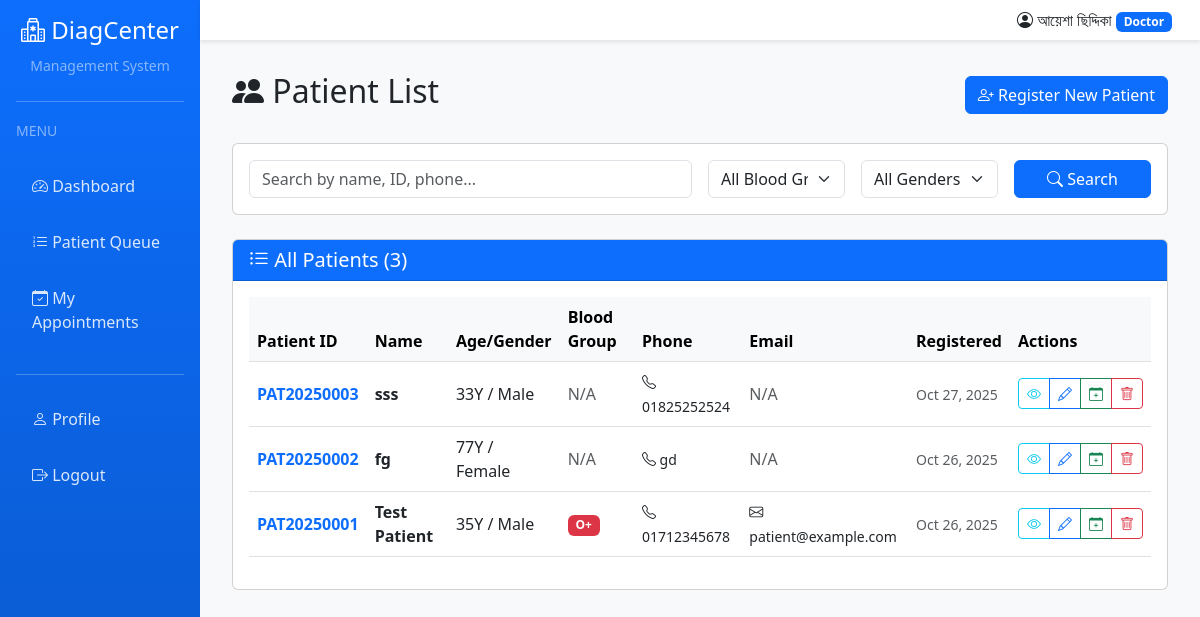
Before: /patients/ (signed in) with the older database file.
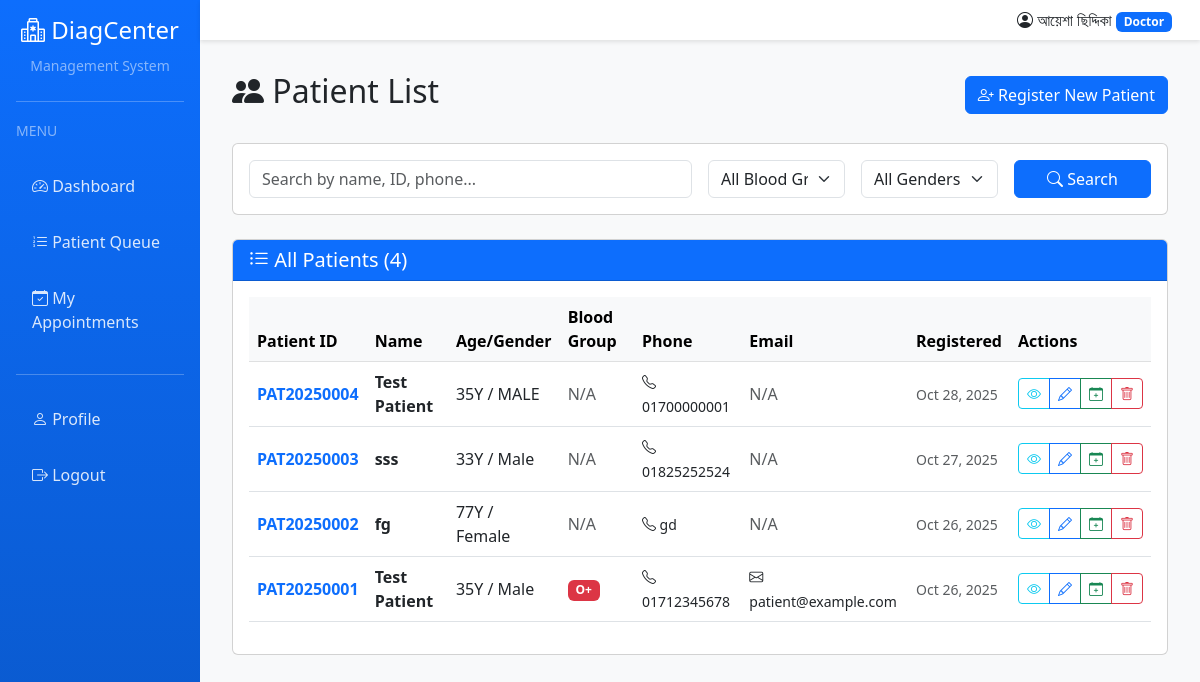
After: the same page with the newer database file.
### patients/models.py (models this page shows, shortened)
class Patient(models.Model):
    GENDER_CHOICES = [
        ('M', 'Male'),
        ('F', 'Female'),
        ('O', 'Other'),
    ]
    BLOOD_GROUP_CHOICES = [
        ('A+', 'A+'), ('A-', 'A-'),
        ('B+', 'B+'), ('B-', 'B-'),
        ('AB+', 'AB+'), ('AB-', 'AB-'),
        ('O+', 'O+'), ('O-', 'O-'),
    ]
    patient_id = models.CharField(max_length=20, unique=True, editable=False)
    first_name = models.CharField(max_length=100)
    last_name = models.CharField(max_length=100)
    date_of_birth = models.DateField()
    gender = models.CharField(max_length=1, choices=GENDER_CHOICES)
    blood_group = models.CharField(max_length=3, choices=BLOOD_GROUP_CHOICES, blank=True)
    phone = models.CharField(max_length=20)
    email = models.EmailField(blank=True)
    address = models.TextField()
    city = models.CharField(max_length=100)
    emergency_contact_name = models.CharField(max_length=100)
    emergency_contact_phone = models.CharField(max_length=20)
    emergency_contact_relation = models.CharField(max_length=50)
    allergies = models.TextField(blank=True, help_text="List of known allergies")
    chronic_conditions = models.TextField(blank=True, help_text="List of chronic conditions")
    registered_by = models.ForeignKey(
        settings.AUTH_USER_MODEL,
        on_delete=models.SET_NULL,
        null=True,
        related_name='registered_patients'
    )
    registered_at = models.DateTimeField(auto_now_add=True)
    updated_at = models.DateTimeField(auto_now=True)
    is_active = models.BooleanField(default=True)
    class Meta:
        ordering = ['-registered_at']
        indexes = [
            models.Index(fields=['patient_id']),
            models.Index(fields=['phone']),
            models.Index(fields=['registered_at']),
        ]
    def get_full_name(self):
        return f"{self.first_name} {self.last_name}"
    @property
    def age(self):
        from django.utils import timezone
        today = timezone.now().date()
        age = today.year - self.date_of_birth.year
        if today.month < self.date_of_birth.month or \
           (today.month == self.date_of_birth.month and today.day < self.date_of_birth.day):
            age -= 1
        return age

### patients/views.py (the view, shortened to what this page needs)
# urls.py: path('', views.patient_list, name='patient_list'),
@login_required
def patient_list(request):
    form = PatientSearchForm(request.GET or None)
    patients = Patient.objects.all().order_by('-registered_at')
    context = {
        'patients': patients,
        'form': form,
    }
    return render(request, 'patients/patient_list.html', context)

### patients/forms.py
class PatientSearchForm(forms.Form):
    search_query = forms.CharField(
        required=False,
        widget=forms.TextInput(attrs={
            'class': 'form-control',
            'placeholder': 'Search by name, ID, phone...'
        })
    )
    blood_group = forms.ChoiceField(
        required=False,
        choices=[('', 'All Blood Groups')] + Patient.BLOOD_GROUP_CHOICES,
        widget=forms.Select(attrs={'class': 'form-select'})
    )
    gender = forms.ChoiceField(
        required=False,
        choices=[('', 'All Genders')] + Patient.GENDER_CHOICES,
        widget=forms.Select(attrs={'class': 'form-select'})
    )

### accounts/models.py (called while the page is built)
    @property
    def is_admin(self):
        return self.role == 'ADMIN' or self.is_superuser

    @property
    def is_doctor(self):
        return self.role == 'DOCTOR'

    @property
    def is_receptionist(self):
        return self.role == 'RECEPTIONIST'

### templates/patients/patient_list.html (shortened to what the changed rows need)
{% extends 'base.html' %}
{% block content %}
<div class="d-flex justify-content-between align-items-center mb-4">
    <h2><i class="bi bi-people-fill"></i> Patient List</h2>
</div>
<div class="card">
    <div class="card-header bg-primary text-white">
        <h5 class="mb-0">
            <i class="bi bi-list-ul"></i> All Patients ({{ patients.count }})
        </h5>
    </div>
    <div class="card-body">
        {% if patients %}
        <div class="table-responsive">
            <table class="table table-hover align-middle">
                <thead class="table-light">
                    <tr>
                        <th>Patient ID</th>
                        <th>Name</th>
                        <th>Age/Gender</th>
                        <th>Blood Group</th>
                        <th>Phone</th>
                        <th>Email</th>
                        <th>Registered</th>
                        <th>Actions</th>
                    </tr>
                </thead>
                <tbody>
                    {% for patient in patients %}
                    <tr>
                        <td><strong class="text-primary">{{ patient.patient_id }}</strong></td>
                        <td>
                            <strong>{{ patient.get_full_name }}</strong>
                        </td>
                        <td>{{ patient.age }}Y / {{ patient.get_gender_display }}</td>
                        <td>
                            {% if patient.blood_group %}
                            <span class="badge bg-danger">{{ patient.blood_group }}</span>
                            {% else %}
                            <span class="text-muted">N/A</span>
                            {% endif %}
                        </td>
                        <td>
                            <small><i class="bi bi-telephone"></i> {{ patient.phone }}</small>
                        </td>
                        <td>
                            {% if patient.email %}
                            <small><i class="bi bi-envelope"></i> {{ patient.email }}</small>
                            {% else %}
                            <span class="text-muted">N/A</span>
                            {% endif %}
                        </td>
                        <td>
                            <small class="text-muted">
                                {{ patient.registered_at|date:"M d, Y" }}
                            </small>
                        </td>
                        <td>
                            <div class="btn-group btn-group-sm">
                                <a href="{% url 'patients:patient_detail' patient.pk %}" class="btn btn-outline-info" title="View Details">
                                    <i class="bi bi-eye"></i>
                                </a>
                                <a href="{% url 'patients:patient_edit' patient.pk %}" class="btn btn-outline-primary" title="Edit">
                                    <i class="bi bi-pencil"></i>
                                </a>
                                <a href="{% url 'appointments:appointment_create' %}?patient={{ patient.pk }}" class="btn btn-outline-success" title="Book Appointment">
                                    <i class="bi bi-calendar-plus"></i>
                                </a>
                                <a href="{% url 'patients:patient_delete' patient.pk %}" class="btn btn-outline-danger" title="Delete">
                                    <i class="bi bi-trash"></i>
                                </a>
                            </div>
                        </td>
                    </tr>
                    {% endfor %}
                </tbody>
            </table>
        </div>
        {% endif %}
    </div>
</div>
{% endblock %}

Changed rows visible on the page:
added Patient: patient_id "PAT20250004", get_full_name "Test Patient", age "35", gender "MALE", blood_group "N/A", phone "01700000001", email "N/A", registered_at "Oct 28, 2025"
Other visible differences:
{{ patients.count }}: "3" → "4"
